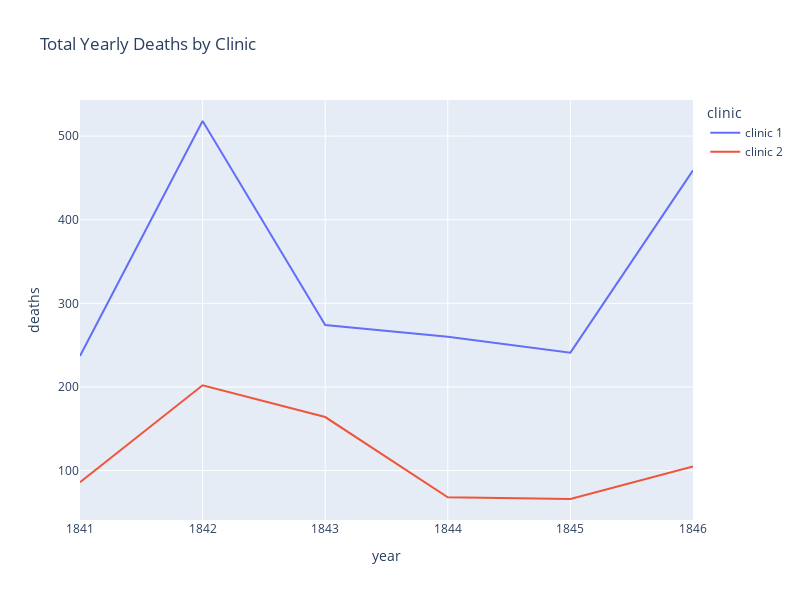

Write notebook code for a chart like this one.
### Code cell
line = px.line(df_yearly, 
               x='year', 
               y='deaths',
               color='clinic',
               title='Total Yearly Deaths by Clinic',
               width=800,
               height=600)
 
line.show()

### Figure 1 — Plotly figure (JSON) as saved in the notebook; plotly's stock layout.template omitted (floating-point values rounded to 4 significant figures)
{"data": [{"hovertemplate": "clinic=clinic 1<br>year=%{x}<br>deaths=%{y}<extra></extra>", "legendgroup": "clinic 1", "line": {"color": "#636efa", "dash": "solid"}, "marker": {"symbol": "circle"}, "mode": "lines", "name": "clinic 1", "orientation": "v", "showlegend": true, "type": "scatter", "x": [1841, 1842, 1843, 1844, 1845, 1846], "xaxis": "x", "y": [237, 518, 274, 260, 241, 459], "yaxis": "y"}, {"hovertemplate": "clinic=clinic 2<br>year=%{x}<br>deaths=%{y}<extra></extra>", "legendgroup": "clinic 2", "line": {"color": "#EF553B", "dash": "solid"}, "marker": {"symbol": "circle"}, "mode": "lines", "name": "clinic 2", "orientation": "v", "showlegend": true, "type": "scatter", "x": [1841, 1842, 1843, 1844, 1845, 1846], "xaxis": "x", "y": [86, 202, 164, 68, 66, 105], "yaxis": "y"}], "layout": {"height": 600, "legend": {"title": {"text": "clinic"}, "tracegroupgap": 0}, "title": {"text": "Total Yearly Deaths by Clinic"}, "width": 800, "xaxis": {"anchor": "y", "domain": [0, 1], "title": {"text": "year"}}, "yaxis": {"anchor": "x", "domain": [0, 1], "title": {"text": "deaths"}}}}
